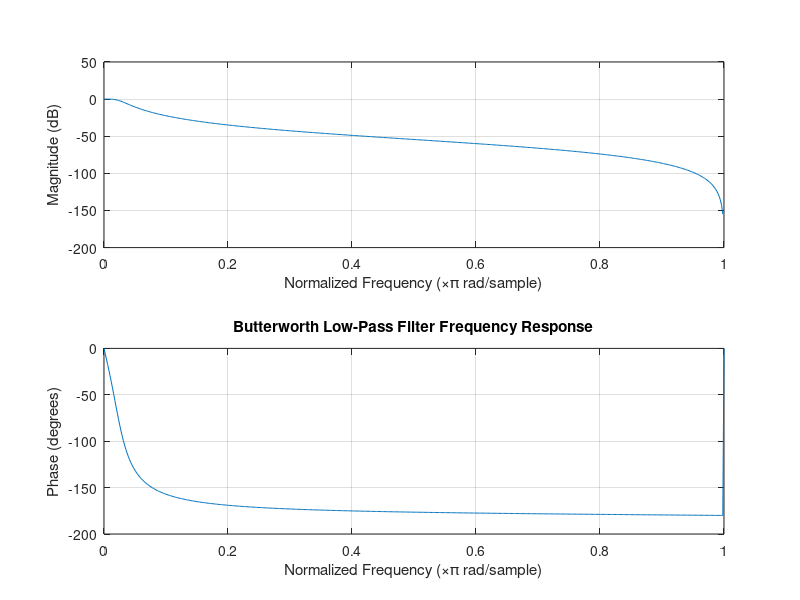

Write the MATLAB code that produced this figure. (Note: this script raises an error after producing the figure.)
%% 
% 

%question one 
a = 3;


passband_ripple = 2;  % Passband ripple in dB
stopband_ripple = 40;   % Stopband ripple in dB
cutoff_frequency = 10; % Cutoff frequency in Hz
sampling_frequency = 720; % Sampling frequency in Hz

Wn = (2 * cutoff_frequency) / sampling_frequency;


delta1 = 10^(-passband_ripple / 20);
delta2 = 10^(-stopband_ripple / 20);
N = ceil(log((1 / delta1^2 - 1) / (1 / delta2^2 - 1)) / (2 * log(Wn)));


[b, a] = butter(N, Wn, 'low');


freqz(b, a)
title('Butterworth Low-Pass Filter Frequency Response')
figure;

%1b
sys = tf(b, a);
h = pzplot(sys);
grid on
figure;

%1c
%% 
% * Impulse Response: The impulse response represents how the filter responds 
% to a sudden input change. In this case, it starts with a spike (due to the sudden 
% change) and then gradually decays. The filter's characteristics, such as its 
% order and cutoff frequency, determine the shape of this response.
% * Step Response: The step response illustrates how the filter reacts to a 
% step input, like turning on a signal abruptly. It starts at zero, then rises 
% steadily until it reaches a stable value. The rate of rise and settling time 
% depends on the filter's design.
% * 10/360 
% * 20/360
% * ripple: 3dB,
% * ef(b,a, Fs)
%% 
% aim: The aim of this problem is to design a low-pass digital Butterworth filter 
% with specific passband and stopband requirements, analyze its properties, and 
% compare its responses.
% 
% Procedure: the filter specifications, including passband ripple, cutoff frequency, 
% and stopband edge frequency, were defined. The Butterworth filter order was 
% calculated using the MATLAB's built-in function 'butterord'. A low-pass Butterworth 
% filter was designed using the 'butter' function. A pole-zero plot was created 
% to assess filter stability and visualize poles and zeros. Additionally, a Bode 
% plot was generated to visualize the frequency response, and the impulse and 
% step responses of the filter were calculated and compared to understand its 
% time-domain behavior.    (--------------stable or not?)
% 
% results: The transfer function represents the mathematical description of 
% the filter's behavior. The pole-zero plot helps assess filter stability; poles 
% should be inside the unit circle for stability. The Bode plot illustrates the 
% frequency response characteristics, including cutoff frequency and rolloff rate. 
% 
% The impulse and step responses show how the filter responds to input signals, 
% revealing transient behavior and steady-state characteristics. The impulse response 
% represents how the filter responds to a sudden input change. In this case, it 
% starts with a spike (due to the sudden change) and then gradually decays. The 
% filter's characteristics, such as its order and cutoff frequency, determine 
% the shape of this response. The step response illustrates how the filter reacts 
% to a step input, like turning on a signal abruptly. It starts at zero, then 
% rises steadily until it reaches a stable value.
% 
% 

%question2
% Load the ECG data from the text file (assuming it's a column vector)
ecg_data = load('C:\Users\chand\OneDrive\Documents\EEE\sem 5\DSP Lab\Experiment-1\ECG_Data.txt');

% Parameters
fs = 720;             % Sampling frequency (Hz)
cutoff_frequency = 3;  % Cutoff frequency for the filter (Hz)
filter_order = 5;     % Filter order (adjust as needed)

% Design a Butterworth filter
[b, a] = butter(filter_order, cutoff_frequency / (fs/2), 'low');

% Apply the filter to the ECG data
filtered_ecg = filter(b, a, ecg_data);

% Time vector
t = (0:length(ecg_data)-1) / fs;

% Plot the original and filtered signals on the same figure
figure;
subplot(2, 1, 1); %ori
plot(t, ecg_data, 'b', 'LineWidth', 1, 'DisplayName', 'Original ECG');
xlabel('Time (s)');
ylabel('Amplitude');



subplot(2, 1, 2);
plot(t, filtered_ecg, 'r', 'LineWidth', 1, 'DisplayName', 'Filtered ECG');
xlabel('Time (s)');
ylabel('Amplitude');


%% 
% Question 2 
% 
% The aim of this problem is to filter ECG (Electrocardiogram) data using a 
% Butterworth filter with a specified sampling frequency and then visualize and 
% compare the filtered output with the original signal.
% 
% Procedure: The ECG data stored in the text file was used and filtered with 
% a Butterworth filter, considering a sampling frequency of 720 Hz. The assessment 
% of how the filter affected the original ECG signal, particularly in terms of 
% noise reduction and signal preservation is done.
% 
% Results: The filtered ECG signal shows a reduction in high-frequency noise 
% or baseline drift, resulting in a smoother and cleaner signal. The plot shown 
% below is based on a filter order of 5 and cutoff frequency taken as 5 Hz. There 
% is a trade-off between noise reduction and signal distortion. Higher filter 
% orders provide better noise reduction but could lead to signal distortion when 
% too high. 

% Load the audio signal
[x, fs] = audioread('C:\Users\chand\OneDrive\Documents\EEE\sem 5\DSP Lab\Experiment-1\instru3.wav');

% Calculate the spectrogram of the audio signal
window_size = 1024;
overlap = window_size / 2;
nfft = 2^nextpow2(window_size);
[s_original, f_original, t_original] = spectrogram(x, hamming(window_size), overlap, nfft, fs);

% Find the dominant frequency (fundamental) in the spectrogram
fundamental_freq = f_original(find(sum(abs(s_original), 2) == max(sum(abs(s_original), 2)), 1));

% Design a Butterworth band-pass filter centered around the fundamental frequency
bandwidth = 10; % Adjust the bandwidth as needed
[b, a] = butter(6, [(fundamental_freq - bandwidth/2) (fundamental_freq + bandwidth/2)] / (fs/2), 'bandpass');

% Apply the filter to the audio signal
filtered_signal = filter(b, a, x);

% Save the filtered audio as a new WAV file
audiowrite('filtered_audio.wav', filtered_signal, fs);

% Calculate the spectrogram of the filtered audio
[s_filtered, ~, ~] = spectrogram(filtered_signal, hamming(window_size), overlap, nfft, fs);

% Normalize the spectrogram of the filtered audio
s_filtered_norm = 10*log10(abs(s_filtered) / max(abs(s_filtered(:))));

% Plot the normalized spectrogram of the filtered audio
subplot(2, 1, 1);
imagesc(t_original, f_original, 10*log10(abs(s_original)));
xlabel('Time (s)');
ylabel('Frequency (Hz)');
colormap jet;
colorbar;

subplot(2, 1, 2);
imagesc(t_original, f_original, s_filtered_norm); % Use t_original and f_original
xlabel('Time (s)');
ylabel('Frequency (Hz)');
colormap jet;
colorbar;

colorbar;

%% 
% Aim: The aim is to analyze an audio signal by computing its spectrogram, designing 
% a Butterworth band-pass and verifying through spectrogram that only the fundamental 
% frequency is retained in the filtered output. 
% 
% Procedure:  the spectrogram of the 'instru3.wav' audio file was plotted using 
% the hamming window function. A digital Butterworth band-pass filter was designed 
% to extract the fundamental frequency while removing other frequency components, 
% including DC. The filtered audio was saved as a new WAV file. This process involved 
% analyzing the original spectrogram to identify the fundamental frequency as 
% the first major peak after DC. The aim was to isolate and preserve the fundamental 
% frequency while eliminating unwanted components.
% 
% 
% 
% Observations: 
% 
% The original spectrogram of the audio signal reveals the frequency content 
% and any harmonic components present in the signal. The fundamental frequency 
% refers to the first significant peak in the spectrogram after DC, and it corresponds 
% to the main pitch or tone of the audio signal.
% 
% The filtered audio showcases the clarity of the isolated fundamental frequency 
% and the removal of other frequencies. The spectrogram of the filtered audio 
% shown below confirms that only the fundamental frequency remains, while other 
% frequency components have been attenuated or removed. 
%% 
% Question 4 
% 
% Aim: The aim of this problem is to design a Type I Chebyshev filter with low-pass 
% characteristics, compare it to a Butterworth filter, and evaluate their responses.
% 
% Procedure:  The Chebyshev Type I filter order was computed using the 'cheb1ord' 
% function, and the Butterworth filter order was calculated using the 'butterord' 
% function. Both Chebyshev Type I and Butterworth low-pass filters were designed 
% using the determined filter orders and specifications. Bode plots were created 
% for both filters to compare their frequency responses. Impulse and step responses 
% of both filters were calculated and compared to assess their time-domain behavior. 
% 
% Results: 
% 
% The Chebyshev Type I filter oder is 5 and that of the Butterworth filter is 
% 8. Chebyshev filter has a lower order for the same specifications. The difference 
% in filter orders arises from the filter type and the trade-offs between passband 
% ripple and stopband attenuation:
% 
% Chebyshev Type I filters can achieve a steeper roll-off and lower filter order 
% while tolerating some passband ripple (3 dB in this case).
% 
% Butterworth filters have a smoother frequency response but require a higher 
% filter order to meet the same specifications in terms of passband ripple and 
% stopband attenuation.
% 
% 
% 
% The Bode plot comparison showcases the differences in frequency response, 
% including filter rolloff and passband characteristics. 
%% 
% # Chebyshev Type I Filter (Red Plot):
%% 
% The Bode plot for the Chebyshev Type I filter shows a characteristic response 
% with ripples in the passband, as indicated. The passband ripple (maximum variation 
% in gain) is within the specified limits, resulting in a peak-to-peak variation 
% of approximately 3 dB around the cutoff frequency. The filter exhibits a steeper 
% roll-off in the stopband, reaching the desired stopband attenuation of 40 dB.
%% 
% # Butterworth Filter (Blue Plot):
%% 
% The Bode plot for the Butterworth filter appears smoother without the passband 
% ripples, as indicated by the blue plot. It achieves the desired attenuation 
% in the stopband but with a gentler roll-off compared to the Chebyshev Type I 
% filter. The filter order for Butterworth is higher (8) compared to Chebyshev 
% Type I (5), reflecting the trade-off between filter order and passband ripple.
% 
% 
% 
% Comparing the impulse and step responses helps evaluate the filters' transient 
% and steady-state behaviors. Chebyshev filters provide steeper rolloff and less 
% attenuation in the passband compared to Butterworth filters but at the expense 
% of ripple in the passband. (more on this -----)

% Define filter specifications based on Problem 1
alpha = 1 + mod(235, 3); % Passband ripple in dB
fc = 10;                 % Cutoff frequency in Hz
fstop = 20;              % Stopband edge frequency in Hz
Fs = 720;                % Sampling frequency in Hz

% Calculate filter order using cheb1ord for Chebyshev Type I
[Rp, Rs] = deal(alpha, 40); % Passband ripple and stopband attenuation in dB
[N_chebyshev, Ws] = cheb1ord(2*pi*fc/Fs, 2*pi*fstop/Fs, Rp, Rs, 's');

% Calculate filter order using butterord for Butterworth
[N_butterworth, Wn] = buttord(2*pi*fc/Fs, 2*pi*fstop/Fs, Rp, Rs, 's');

% Display the calculated filter orders
fprintf('Chebyshev Type I Filter Order: %d\n', N_chebyshev);
fprintf('Butterworth Filter Order: %d\n', N_butterworth);
%% 
%